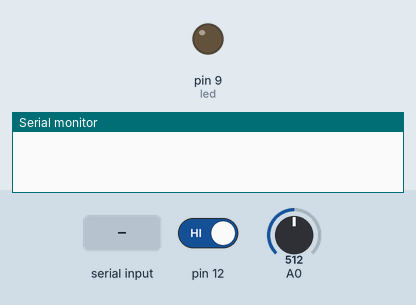
Recording of a sketch running on a simulated Arduino Uno, built with avr-gcc and run on an emulated ATmega328P. Shown: output pins drawn as LEDs (lit = HIGH), the last lines printed to the serial monitor. The inputs (shaded band) are chosen by the test bench; at power-on: pin 12 HIGH, A0 = 512.

Above: at 1.2 s.
1.3 s: "o\n" received over Serial
At 2.1 s:
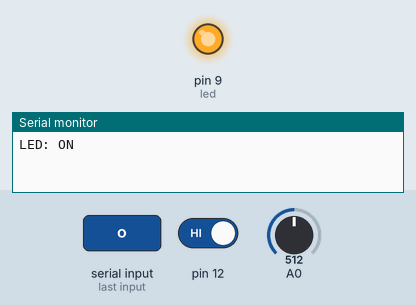
2.8 s: pin 12 driven LOW
At 3.8 s:
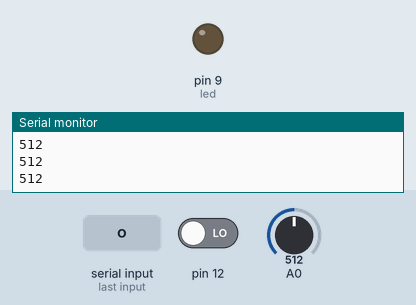
6.3 s: A0 set to 316
7.8 s: A0 set to 284
At 10.35 s:
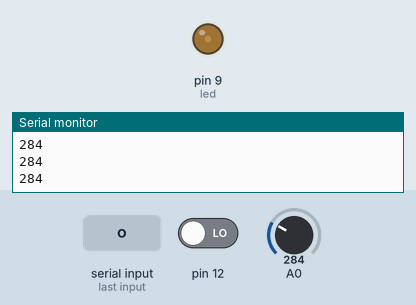
10.8 s: byte 111 ('o') received over Serial
Timing chart, 0 to 14.8 s (numbered marks = the images above; inputs shaded):
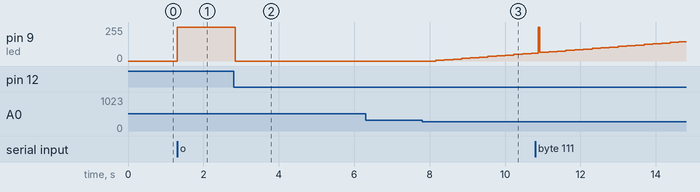

The sketch:

2.0_AUTOMATED_LIGHT_-_BLUETOOTH.ino
```cpp
const int led = 9;
int brightness = 0;
int fadeAmount = 5;
int a,x,b;
int state = 0;

void setup()
{
  Serial.begin(9600);
  pinMode(led , OUTPUT);
  pinMode(A0,INPUT);
  pinMode(12,INPUT);
}

void loop()
{
      a=digitalRead(12);

    while(a==0)
   {
    int c = analogRead(A0);
    Serial.print(c);
    Serial.print("\n");
    delay(50);
    if (c<300)
   {
     analogWrite(led,brightness);
     delay(100);
     brightness=brightness+fadeAmount;
    }

    else if (c >300)
   {
    //fadeAmount = -fadeAmount;
    //brightness = brightness - fadeAmount;
    analogWrite(led,brightness);
    int fade=-6;
    brightness=brightness+fade;
       if(brightness<5)
     {
      brightness=0;
     }
    }
    delay(80);
    if(Serial.available() > 0)
    break;
   }
   state = Serial.read();
    if (state == 'f')
    {
    digitalWrite(led, LOW); // Turn LED OFF
    Serial.println("LED: OFF"); // Send back, to the phone, the String "LED: ON"
    state = 0;
    }
   else if (state == 'o')
   {
    digitalWrite(led, HIGH);
    Serial.println("LED: ON");
    state =0;
   }
}
```

Measured:
- the behaviour switches between 300 and 299 on A0 (found by bisection; images 2 and 3)
- after the input at 1.3 s, pin 9 (led): 0/255 → 255/255 at once
- after the input at 2.8 s, pin 9 (led): 255/255 → 0/255 after 0.05 s
- after the input at 7.8 s, pin 9 (led): moves from 0/255 to 60/255 over 2.5 s, starting after 0.36 s
